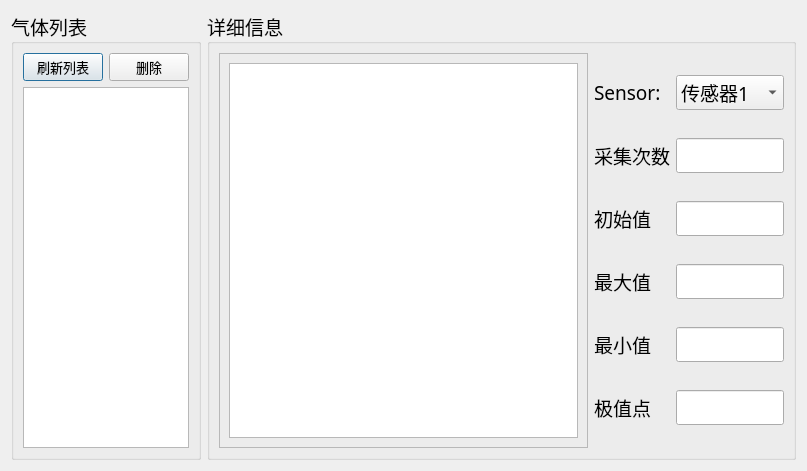
<?xml version="1.0" encoding="UTF-8"?>
<ui version="4.0">
 <class>Index_gasList</class>
 <widget class="QDialog" name="Index_gasList">
  <property name="geometry">
   <rect>
    <x>0</x>
    <y>0</y>
    <width>807</width>
    <height>471</height>
   </rect>
  </property>
  <property name="windowTitle">
   <string>Dialog</string>
  </property>
  <property name="windowIcon">
   <iconset resource="res_Index.qrc">
    <normaloff>:/icons/icons/food/23.png</normaloff>:/icons/icons/food/23.png</iconset>
  </property>
  <layout class="QHBoxLayout" name="horizontalLayout" stretch="1,4">
   <item>
    <widget class="QGroupBox" name="groupBox">
     <property name="font">
      <font>
       <family>宋体</family>
       <pointsize>14</pointsize>
      </font>
     </property>
     <property name="title">
      <string>气体列表</string>
     </property>
     <layout class="QVBoxLayout" name="verticalLayout">
      <item>
       <layout class="QHBoxLayout" name="horizontalLayout_2">
        <item>
         <widget class="QPushButton" name="refreshButton">
          <property name="font">
           <font>
            <family>黑体</family>
            <pointsize>10</pointsize>
           </font>
          </property>
          <property name="text">
           <string>刷新列表</string>
          </property>
         </widget>
        </item>
        <item>
         <widget class="QPushButton" name="deleteButton">
          <property name="font">
           <font>
            <family>黑体</family>
            <pointsize>10</pointsize>
           </font>
          </property>
          <property name="text">
           <string>删除</string>
          </property>
         </widget>
        </item>
       </layout>
      </item>
      <item>
       <widget class="QListView" name="listView">
        <property name="editTriggers">
         <set>QAbstractItemView::NoEditTriggers</set>
        </property>
       </widget>
      </item>
     </layout>
    </widget>
   </item>
   <item>
    <widget class="QGroupBox" name="groupBox_2">
     <property name="font">
      <font>
       <family>宋体</family>
       <pointsize>14</pointsize>
      </font>
     </property>
     <property name="title">
      <string>详细信息</string>
     </property>
     <layout class="QHBoxLayout" name="horizontalLayout_3" stretch="3,1">
      <item>
       <widget class="QFrame" name="frame">
        <property name="frameShape">
         <enum>QFrame::StyledPanel</enum>
        </property>
        <property name="frameShadow">
         <enum>QFrame::Raised</enum>
        </property>
        <layout class="QVBoxLayout" name="verticalLayout_2">
         <item>
          <widget class="QChartView" name="chartView"/>
         </item>
        </layout>
       </widget>
      </item>
      <item>
       <layout class="QGridLayout" name="gridLayout">
        <item row="3" column="4">
         <widget class="QLineEdit" name="maxEdit">
          <property name="readOnly">
           <bool>true</bool>
          </property>
         </widget>
        </item>
        <item row="4" column="1">
         <widget class="QLabel" name="label_4">
          <property name="text">
           <string>最小值</string>
          </property>
         </widget>
        </item>
        <item row="1" column="4">
         <widget class="QLineEdit" name="timeEdit">
          <property name="font">
           <font>
            <family>宋体</family>
            <pointsize>14</pointsize>
           </font>
          </property>
          <property name="readOnly">
           <bool>true</bool>
          </property>
         </widget>
        </item>
        <item row="5" column="4">
         <widget class="QLineEdit" name="extrEdit">
          <property name="readOnly">
           <bool>true</bool>
          </property>
         </widget>
        </item>
        <item row="2" column="1">
         <widget class="QLabel" name="label_2">
          <property name="text">
           <string>初始值</string>
          </property>
         </widget>
        </item>
        <item row="3" column="1">
         <widget class="QLabel" name="label_3">
          <property name="text">
           <string>最大值</string>
          </property>
         </widget>
        </item>
        <item row="4" column="4">
         <widget class="QLineEdit" name="minEdit">
          <property name="readOnly">
           <bool>true</bool>
          </property>
         </widget>
        </item>
        <item row="1" column="1">
         <widget class="QLabel" name="label">
          <property name="text">
           <string>采集次数</string>
          </property>
         </widget>
        </item>
        <item row="5" column="1">
         <widget class="QLabel" name="label_5">
          <property name="text">
           <string>极值点</string>
          </property>
         </widget>
        </item>
        <item row="2" column="4">
         <widget class="QLineEdit" name="oriEdit">
          <property name="readOnly">
           <bool>true</bool>
          </property>
         </widget>
        </item>
        <item row="0" column="4">
         <widget class="QComboBox" name="sensorBox">
          <property name="font">
           <font>
            <pointsize>14</pointsize>
           </font>
          </property>
          <item>
           <property name="text">
            <string>传感器1</string>
           </property>
          </item>
          <item>
           <property name="text">
            <string>传感器2</string>
           </property>
          </item>
          <item>
           <property name="text">
            <string>传感器3</string>
           </property>
          </item>
          <item>
           <property name="text">
            <string>传感器4</string>
           </property>
          </item>
          <item>
           <property name="text">
            <string>传感器5</string>
           </property>
          </item>
          <item>
           <property name="text">
            <string>传感器6</string>
           </property>
          </item>
          <item>
           <property name="text">
            <string>传感器7</string>
           </property>
          </item>
          <item>
           <property name="text">
            <string>传感器8</string>
           </property>
          </item>
          <item>
           <property name="text">
            <string>传感器9</string>
           </property>
          </item>
          <item>
           <property name="text">
            <string>传感器10</string>
           </property>
          </item>
          <item>
           <property name="text">
            <string>传感器11</string>
           </property>
          </item>
          <item>
           <property name="text">
            <string>传感器12</string>
           </property>
          </item>
          <item>
           <property name="text">
            <string>传感器13</string>
           </property>
          </item>
          <item>
           <property name="text">
            <string>传感器14</string>
           </property>
          </item>
          <item>
           <property name="text">
            <string>传感器15</string>
           </property>
          </item>
         </widget>
        </item>
        <item row="0" column="1">
         <widget class="QLabel" name="label_6">
          <property name="text">
           <string>Sensor:</string>
          </property>
         </widget>
        </item>
       </layout>
      </item>
     </layout>
    </widget>
   </item>
  </layout>
 </widget>
 <customwidgets>
  <customwidget>
   <class>QChartView</class>
   <extends>QGraphicsView</extends>
   <header location="global">QChartView.h</header>
  </customwidget>
 </customwidgets>
 <resources>
  <include location="res_Index.qrc"/>
 </resources>
 <connections/>
</ui>
